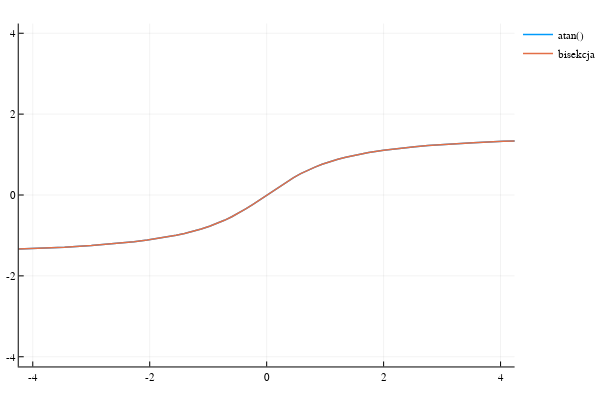

Notebook source saved alongside this figure:
### Code cell
plot([atan,arctg],xlimits=[-4,4],label=["atan()" "bisekcja"],ylimits=[-4,4],lw=1.5)

### Figure 1 — Plotly figure (JSON) as saved in the notebook; plotly's stock layout.template omitted (floating-point values rounded to 4 significant figures)
{"data": [{"colorbar": {"title": ""}, "hoverinfo": "text", "legendgroup": "atan()", "line": {"color": "rgba(0, 154, 250, 1.000)", "dash": "solid", "shape": "linear", "width": 1.5}, "mode": "lines", "name": "atan()", "showlegend": true, "text": [null, null, null, null, null, null, null, null, null, null, null, null, null, null, null, null, null, null, null, null, null, null, null, null, null, null, null, null, null, null, null, null, null, null, null, null, null, null, null, null, null, null, null], "type": "scatter", "x": [-4.902, -3.999, -3.457, -2.998, -2.749, -2.499, -2.27, -2.04, -1.794, -1.547, -1.405, -1.262, -1.119, -0.9767, -0.8499, -0.7231, -0.5962, -0.4694, -0.3583, -0.2471, -0.1359, -0.02468, 0.09655, 0.2178, 0.339, 0.4602, 0.5822, 0.7041, 0.8261, 0.948, 1.083, 1.218, 1.353, 1.487, 1.744, 2.001, 2.267, 2.534, 2.759, 2.983, 3.532, 4.047, 4.873], "xaxis": "x1", "y": [-1.37, -1.326, -1.289, -1.249, -1.222, -1.19, -1.156, -1.115, -1.062, -0.9971, -0.9521, -0.9007, -0.8416, -0.7736, -0.7044, -0.626, -0.5377, -0.4389, -0.344, -0.2422, -0.135, -0.02467, 0.09626, 0.2144, 0.3269, 0.4313, 0.5272, 0.6135, 0.6905, 0.7587, 0.8252, 0.8833, 0.9341, 0.9789, 1.05, 1.107, 1.155, 1.195, 1.223, 1.247, 1.295, 1.329, 1.368], "yaxis": "y1", "zmax": 0.1, "zmin": -0.1}, {"colorbar": {"title": ""}, "hoverinfo": "text", "legendgroup": "bisekcja", "line": {"color": "rgba(227, 111, 71, 1.000)", "dash": "solid", "shape": "linear", "width": 1.5}, "mode": "lines", "name": "bisekcja", "showlegend": true, "text": [null, null, null, null, null, null, null, null, null, null, null, null, null, null, null, null, null, null, null, null, null, null, null, null, null, null, null, null, null, null, null, null, null, null, null, null, null, null, null, null, null, null, null], "type": "scatter", "x": [-4.902, -3.999, -3.457, -2.998, -2.749, -2.499, -2.27, -2.04, -1.794, -1.547, -1.405, -1.262, -1.119, -0.9767, -0.8499, -0.7231, -0.5962, -0.4694, -0.3583, -0.2471, -0.1359, -0.02468, 0.09655, 0.2178, 0.339, 0.4602, 0.5822, 0.7041, 0.8261, 0.948, 1.083, 1.218, 1.353, 1.487, 1.744, 2.001, 2.267, 2.534, 2.759, 2.983, 3.532, 4.047, 4.873], "xaxis": "x1", "y": [-1.37, -1.326, -1.289, -1.249, -1.222, -1.19, -1.156, -1.115, -1.062, -0.9971, -0.9521, -0.9007, -0.8416, -0.7736, -0.7044, -0.626, -0.5377, -0.4389, -0.344, -0.2422, -0.135, -0.02467, 0.09626, 0.2144, 0.3269, 0.4313, 0.5272, 0.6135, 0.6905, 0.7587, 0.8252, 0.8833, 0.9341, 0.9789, 1.05, 1.107, 1.155, 1.195, 1.223, 1.247, 1.295, 1.329, 1.368], "yaxis": "y1", "zmax": 0.1, "zmin": -0.1}], "layout": {"annotations": [], "height": 400, "legend": {"bgcolor": "rgba(255, 255, 255, 1.000)", "bordercolor": "rgba(0, 0, 0, 1.000)", "font": {"color": "rgba(0, 0, 0, 1.000)", "family": "sans-serif", "size": 11}, "tracegroupgap": 0, "x": 1, "y": 1}, "margin": {"b": 20, "l": 0, "r": 0, "t": 20}, "paper_bgcolor": "rgba(255, 255, 255, 1.000)", "plot_bgcolor": "rgba(255, 255, 255, 1.000)", "showlegend": true, "width": 600, "xaxis": {"anchor": "y1", "domain": [0.03619, 0.9934], "gridcolor": "rgba(0, 0, 0, 0.100)", "gridwidth": 0.5, "linecolor": "rgba(0, 0, 0, 1.000)", "mirror": false, "range": [-4.24, 4.24], "showgrid": true, "showline": true, "showticklabels": true, "tickangle": 0, "tickcolor": "rgb(0, 0, 0)", "tickfont": {"color": "rgba(0, 0, 0, 1.000)", "family": "sans-serif", "size": 11}, "tickmode": "array", "ticks": "inside", "ticktext": ["-4", "-2", "0", "2", "4"], "tickvals": [-4, -2, 0, 2, 4], "title": "", "titlefont": {"color": "rgba(0, 0, 0, 1.000)", "family": "sans-serif", "size": 15}, "type": "-", "visible": true, "zeroline": false, "zerolinecolor": "rgba(0, 0, 0, 1.000)"}, "yaxis": {"anchor": "x1", "domain": [0.03762, 0.9902], "gridcolor": "rgba(0, 0, 0, 0.100)", "gridwidth": 0.5, "linecolor": "rgba(0, 0, 0, 1.000)", "mirror": false, "range": [-4.24, 4.24], "showgrid": true, "showline": true, "showticklabels": true, "tickangle": 0, "tickcolor": "rgb(0, 0, 0)", "tickfont": {"color": "rgba(0, 0, 0, 1.000)", "family": "sans-serif", "size": 11}, "tickmode": "array", "ticks": "inside", "ticktext": ["-4", "-2", "0", "2", "4"], "tickvals": [-4, -2, 0, 2, 4], "title": "", "titlefont": {"color": "rgba(0, 0, 0, 1.000)", "family": "sans-serif", "size": 15}, "type": "-", "visible": true, "zeroline": false, "zerolinecolor": "rgba(0, 0, 0, 1.000)"}}}
